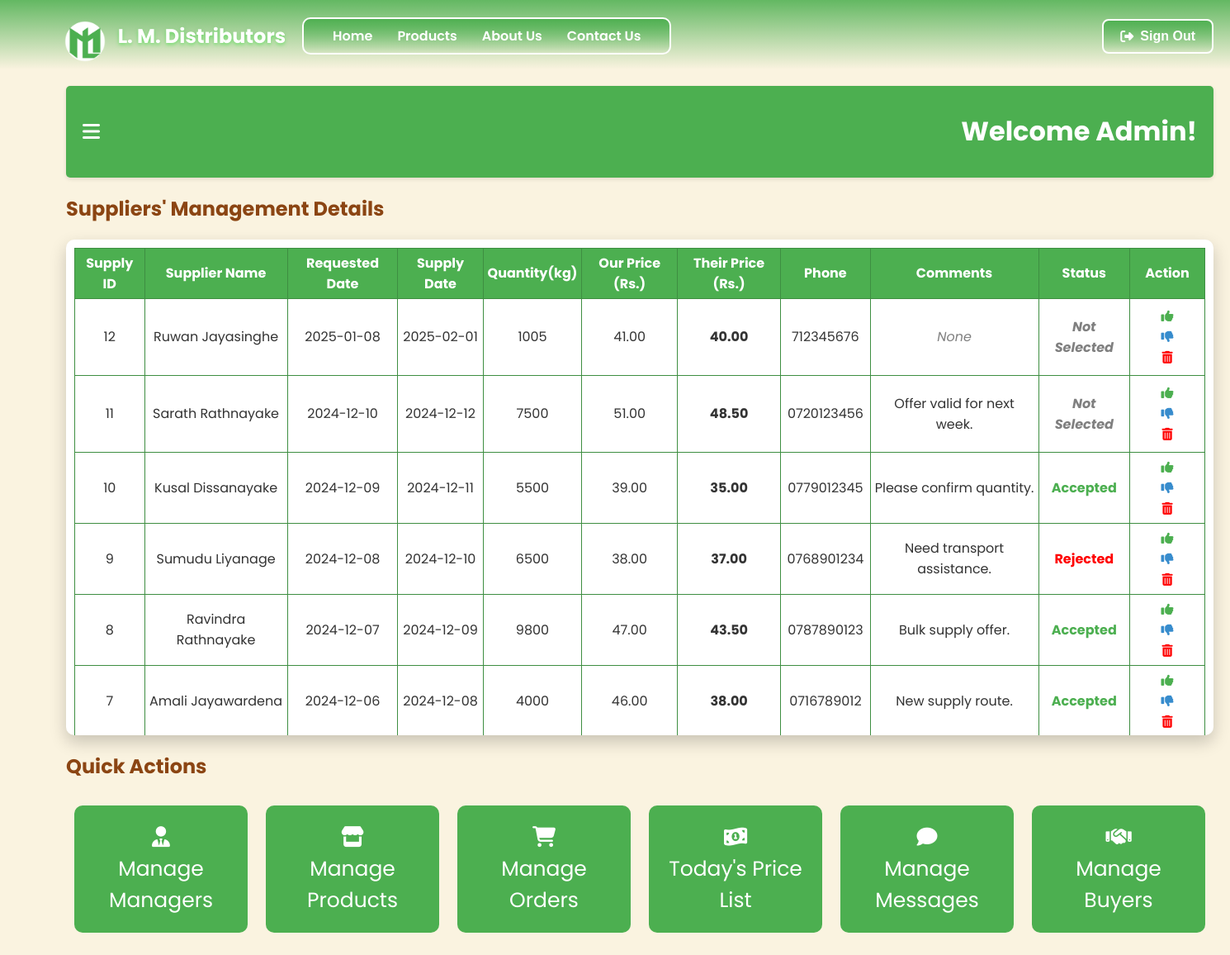
The page /supplyManagement.php (signed in) on the database as committed earlier.
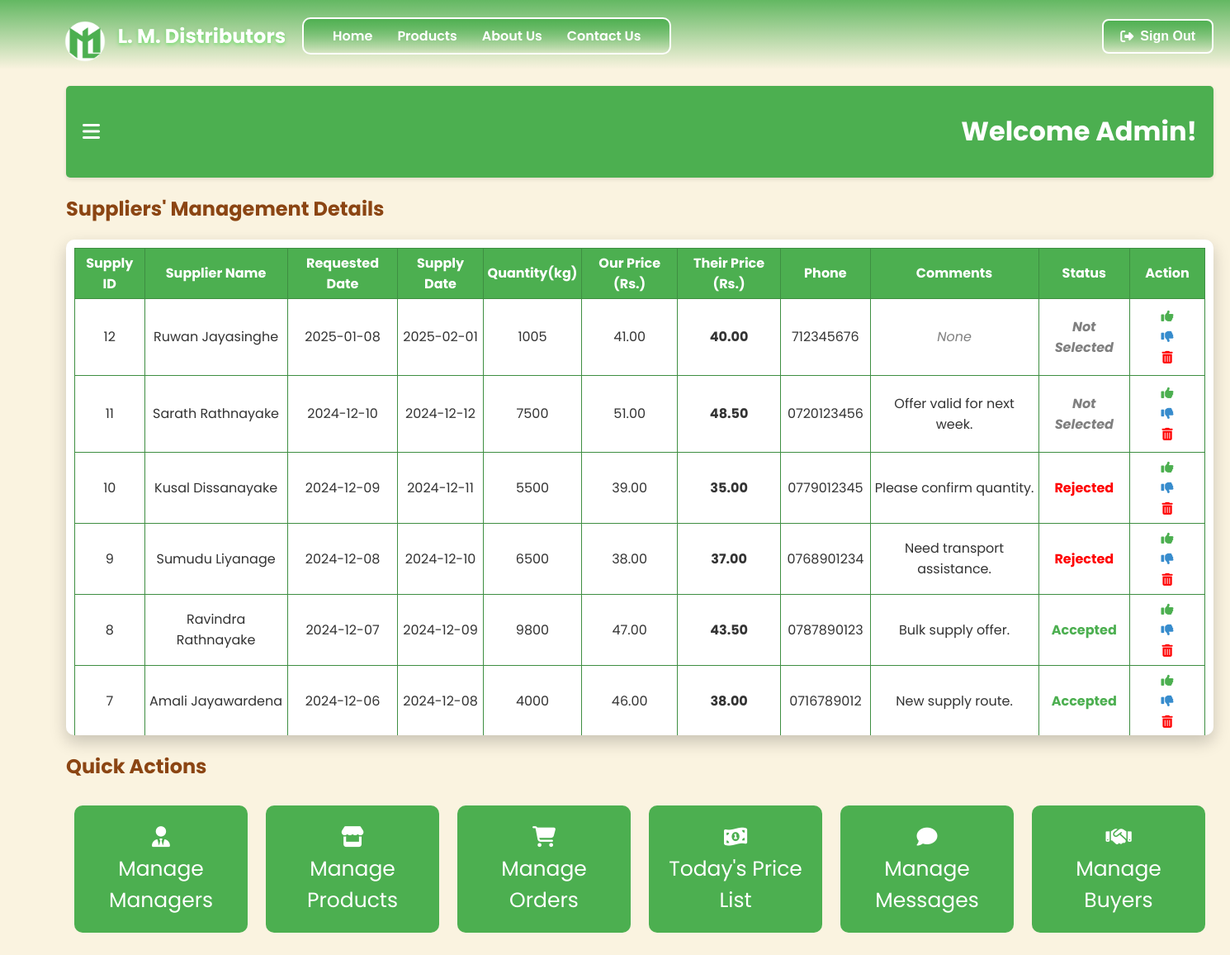
The same page on the database as committed later.
### tables this page shows
CREATE TABLE `supplier` (
  `supplyID` int(11) NOT NULL,
  `name` varchar(255) NOT NULL,
  `reqDate` date NOT NULL,
  `supplyDate` date NOT NULL,
  `quantity` int(11) NOT NULL,
  `ourPrice` decimal(10,2) DEFAULT NULL,
  `theirPrice` decimal(10,2) NOT NULL,
  `phone` varchar(15) NOT NULL,
  `comments` text DEFAULT NULL,
  `status` enum('Not Selected','Accepted','Rejected') NOT NULL
);

### supplyManagement.php (the view, shortened to what the changed rows need)
<?php
    include_once 'config.php';
    if(isset($_SESSION['user_fName']) && ($_SESSION['user_type'] == 'admin' || $_SESSION['user_type'] == 'manager')) {
        $dob = $_SESSION['user_dob'];
        $today = date('m-d');
        $birthday = date('m-d', strtotime($dob));
        if($birthday == $today) {
            $greeting = "Happy birthday ".htmlspecialchars($_SESSION['user_fName'])."!";
        }
        else {
            $greeting = "Welcome ".htmlspecialchars($_SESSION['user_fName'])."!";
        }
        $query = "SELECT * FROM supplier ORDER BY `supplyID` DESC";
        $result = mysqli_query($conn, $query);
    }
    else {
        header('Location: login.php');
        exit();
    }
?>
<!DOCTYPE html>
<html lang="en">
<head>
    <link rel="stylesheet" href="./css/supplyManagement.css">
    <link rel="stylesheet" href="https://cdnjs.cloudflare.com/ajax/libs/font-awesome/6.0.0-beta3/css/all.min.css">
</head>
<body>
    <?php include 'header.php'; ?>
    <div class="container">
        <div class="main-content">
            <div class="topbar">
                <h1><?php echo $greeting; ?></h1>
            </div>
            <h2 class="displaySuppliersH2">Suppliers' Management Details</h2>
            <center>
            <div class="displaySuppliers">
                <div class="custom-scroll">
                    <div class="content" id="scrollable-content">
                        <table class="listTable" border="1px">
                            <tr>
                                <th class="supplyID">Supply ID</th>
                                <th class="supplierName">Supplier Name</th>
                                <th class="reqDate">Requested Date</th>
                                <th class="supplyDate">Supply Date</th>
                                <th class="supplyQuantity">Quantity(kg)</th>
                                <th class="ourPrice">Our Price (Rs.)</th>
                                <th class="theirPrice">Their Price (Rs.)</th>
                                <th class="Phone">Phone</th>
                                <th class="comments">Comments</th>
                                <th class="tStatus">Status</th>
                                <th class="tAction">Action</th>
                            </tr>
                            <?php while($row = $result->fetch_assoc()):?>
                            <tr>
                                <td class="supplyID"><?php echo htmlspecialchars($row['supplyID']); ?></td>
                                <td class="supplierName"><?php echo htmlspecialchars($row['name']); ?></td>
                                <td class="reqDate"><?php echo htmlspecialchars($row['reqDate']); ?></td>
                                <td class="supplyDate"><?php echo htmlspecialchars($row['supplyDate']); ?></td>
                                <td class="supplyQuantity"><?php echo htmlspecialchars($row['quantity']); ?></td>
                                <td class="ourPrice"><?php echo htmlspecialchars($row['ourPrice']); ?></td>
                                <td class="theirPrice"><?php echo htmlspecialchars($row['theirPrice']); ?></td>
                                <td class="Phone"><?php echo htmlspecialchars($row['phone']); ?></td>
                                <td class="comments">
                                    <?php echo !empty(htmlspecialchars($row['comments'])) ? htmlspecialchars($row['comments']) : "<em class='none'>None</em>"; ?>
                                </td>
                                <td class="tStatus">
                                    <?php
                                        if(htmlspecialchars($row['status']) == 'Accepted') {
                                            echo "<p class='acceptStatus'>".htmlspecialchars($row['status'])."</p>";
                                        }
                                        else if(htmlspecialchars($row['status']) == 'Rejected') {
                                            echo "<p class='rejectStatus'>".htmlspecialchars($row['status'])."</p>";
                                        }
                                        else {
                                            echo "<p class='pendingStatus'>".htmlspecialchars($row['status'])."</p>";
                                        }
                                    ?>
                                </td>
                                <td class="tAction actionBtns">
                                    <form method="POST" action="">
                                        <button type="submit" class="actionBtn" name="acceptBtn">
                                            <i class="fa-solid fa-thumbs-up" title="Accept"></i>
                                        </button>
                                    </form>
                                    <form method="POST" action="">
                                        <button type="submit" class="actionBtn" name="rejectBtn">
                                            <i class="fa-solid fa-thumbs-down" title="Reject"></i>
                                        </button>
                                    </form>
                                    <form method="POST" action="" onsubmit="return confirmDelete();">
                                        <button type="submit" class="actionBtn" name="deleteBtn">
                                            <i class="fa-solid fa-trash-can" title="Delete"></i>
                                        </button>
                                    </form>
                                </td>
                            </tr>
                            <?php endwhile;?>
                        </table>
                    </div>
                </div>
            </div>
            </center>
            <h2 class="quickH2">Quick Actions</h2>
        </div>
    </div>
</body>
</html>

Rows that differ between the two databases and show on the page:
changed supplier "Kusal Dissanayake": status "Accepted" → "Rejected"
